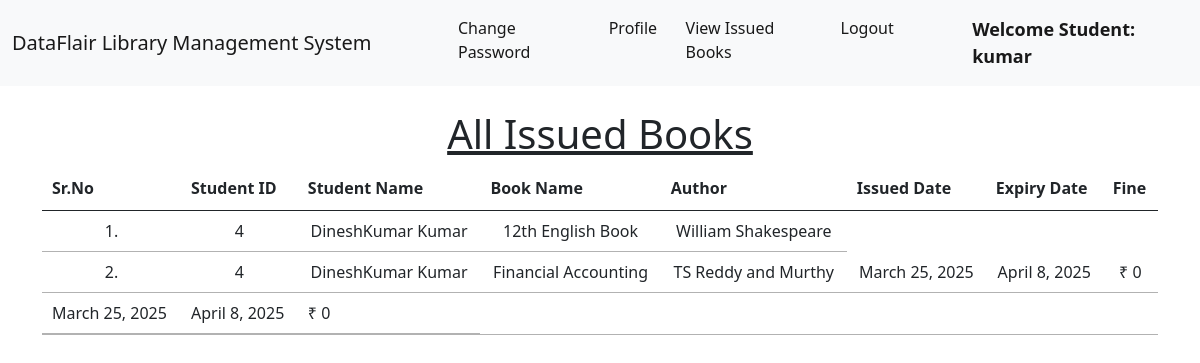
The page /student_issued_books/ (signed in) on the database its author committed.
### library/models.py (models this page shows, shortened)
class Book(models.Model):
    name = models.CharField(max_length=200)
    author = models.CharField(max_length=200)
    isbn = models.PositiveIntegerField()
    category = models.CharField(max_length=50)

class IssuedBook(models.Model):
    student_id = models.CharField(max_length=100, blank=True)
    isbn = models.CharField(max_length=13)
    issued_date = models.DateField(auto_now=True)
    expiry_date = models.DateField(default=expiry)

### library/views.py (the view)
# urls.py: path("student_issued_books/", views.student_issued_books, name="student_issued_books"),
@login_required(login_url = '/student_login')
def student_issued_books(request):
    student = Student.objects.filter(user_id=request.user.id)
    issuedBooks = IssuedBook.objects.filter(student_id=student[0].user_id)
    li1 = []
    li2 = []
    for i in issuedBooks:
        books = Book.objects.filter(isbn=i.isbn)
        for book in books:
            t=(request.user.id, request.user.get_full_name, book.name,book.author)
            li1.append(t)
        days=(date.today()-i.issued_date)
        d=days.days
        fine=0
        if d>15:
            day=d-14
            fine=day*5
        t=(issuedBooks[0].issued_date, issuedBooks[0].expiry_date, fine)
        li2.append(t)
    return render(request,'student_issued_books.html',{'li1':li1, 'li2':li2})

### library/templates/student_issued_books.html (shortened to what this page needs)
{% extends 'student_navbar.html' %}
{% load static %}
{% block body %}
<div class="container mt-4">
    <h1 class="text-center"><u>All Issued Books</u></h1>
    <table class="table table-hover" id="example">
        <thead>
            <tr class="text-center">
                <th>Sr.No</th>
                <th>Student ID</th>
                <th>Student Name</th>
                <th>Book Name</th>
                <th>Author</th>
                <th>Issued Date</th>
                <th>Expiry Date</th>
                <th>Fine</th>
            </tr>
        </thead>
        <tbody>
            {% for i in li1 %}
            <tr class="text-center">
                <td>{{forloop.counter}}.</td>
                <td>{{i.0}}</td>
                <td>{{i.1}}</td>
                <td>{{i.2}}</td>
                <td>{{i.3}}</td>
                {% endfor %}
                {% for i in li2 %}
                <td>{{i.0}}</td>
                <td>{{i.1}}</td>
                <td>₹ {{i.2}}</td>
            </tr>
            {% endfor %}
        </tbody>
    </table>
    </div>
{% endblock %}

### library/templates/student_navbar.html (shortened to what this page needs)
<!doctype html>
<html lang="en">
  <head>
    <link href="https://cdn.jsdelivr.net/npm/bootstrap@5.1.0/dist/css/bootstrap.min.css" rel="stylesheet">
    <link rel="stylesheet" href="https://cdn.datatables.net/1.10.25/css/jquery.dataTables.min.css">
    <link rel="stylesheet" href="https://cdn.datatables.net/buttons/1.7.1/css/buttons.dataTables.min.css">
  </head>
  <body>
    <nav class="navbar navbar-expand-lg navbar-light bg-light sticky-top">
        <div class="container-fluid">
          <a class="navbar-brand" href="#">DataFlair Library Management System</a>
          <div class="collapse navbar-collapse" id="navbarSupportedContent">
            <ul class="navbar-nav me-auto mb-2 mb-lg-0">
              <li class="nav-item">
                <a class="nav-link active" aria-current="page" href="/change_password/">Change Password</a>
              </li>
              <li class="nav-item">
                <a class="nav-link active" aria-current="page" href="/profile/">Profile</a>
              </li>
              <li class="nav-item">
                <a class="nav-link active" aria-current="page" href="/student_issued_books/">View Issued Books</a>
              </li>
              <li class="nav-item">
                <a class="nav-link active" aria-current="page" href="/logout/">Logout</a>
              </li>
              <li class="nav-item">
                <a style="font-weight:600; font-family:'Segoe UI', Tahoma, Geneva, Verdana, sans-serif; font-size: large;" class="nav-link active" href="#">Welcome Student: {{request.user}}</a>
              </li>
            </ul>
          </div>
        </div>
      </nav>
      {% block body %}
      {% endblock %}
  </body>
</html>

### rows shown on the page
Book: name "12th English Book", author "William Shakespeare"
Book: name "Financial Accounting", author "TS Reddy and Murthy"
IssuedBook: issued_date "March 25, 2025" "March 25, 2025", expiry_date "April 8, 2025" "April 8, 2025"

### other values the page prints
{{ request.user }} "kumar"
{{ i.0 }} "4" "4"
{{ i.1 }} "DineshKumar Kumar" "DineshKumar Kumar"
{{ i.2 }} "0" "0"
